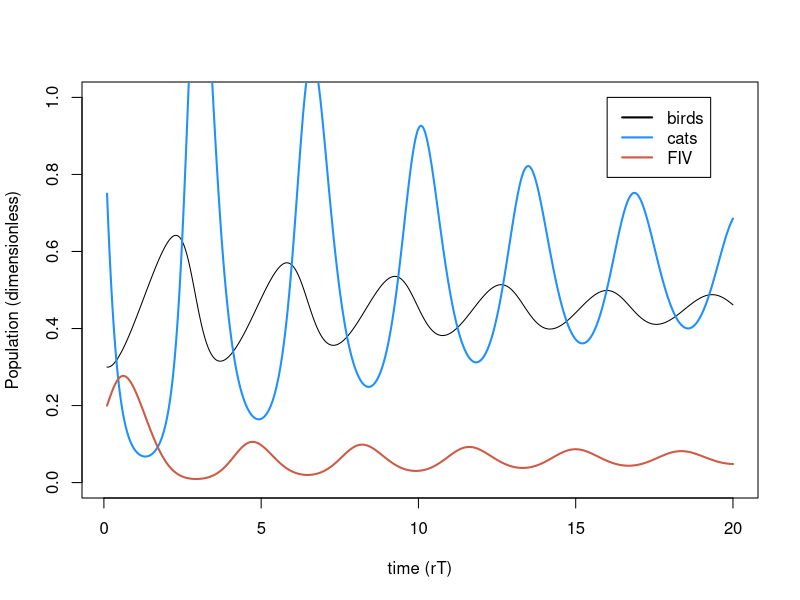
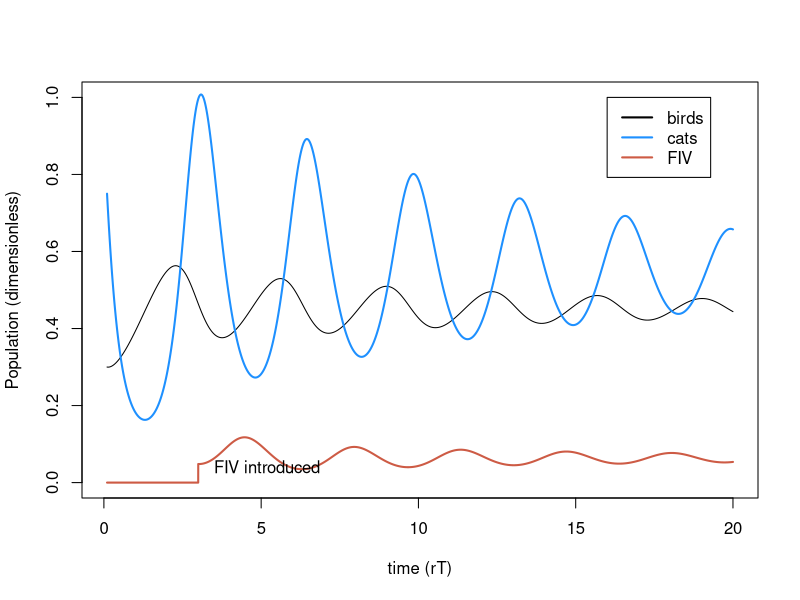
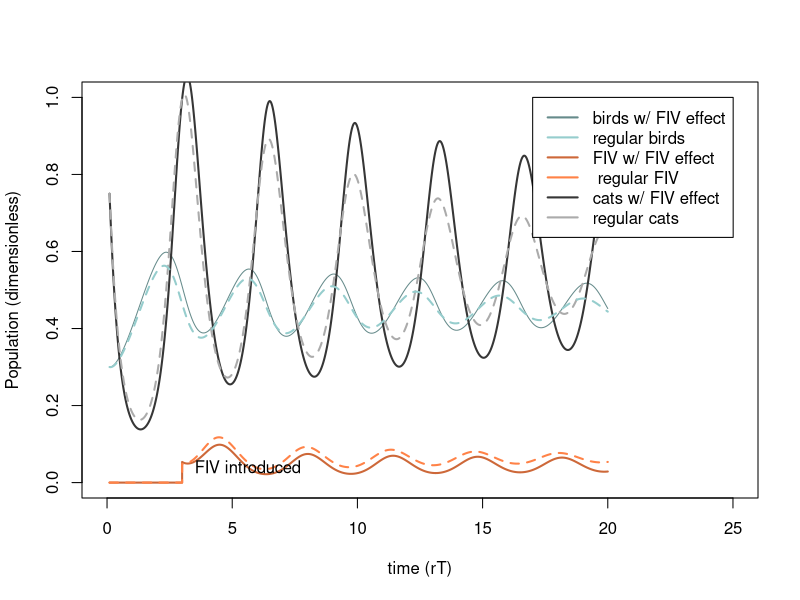
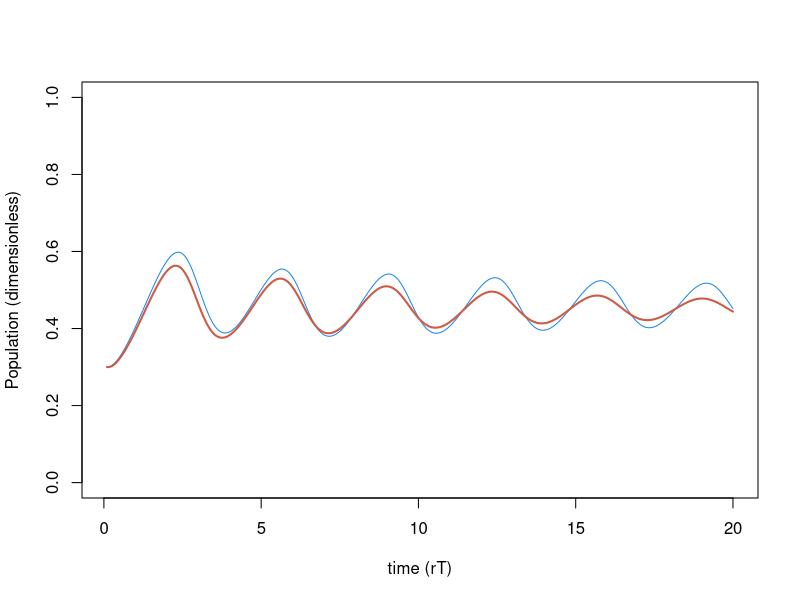
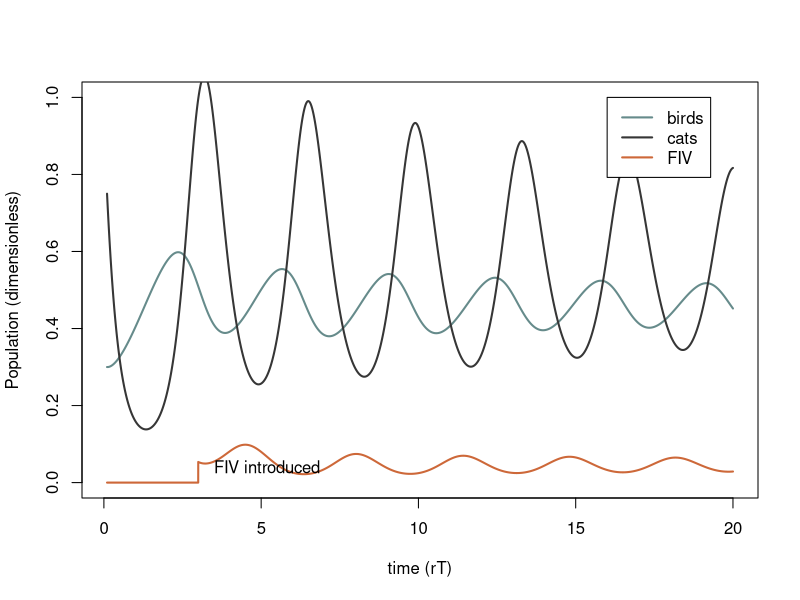
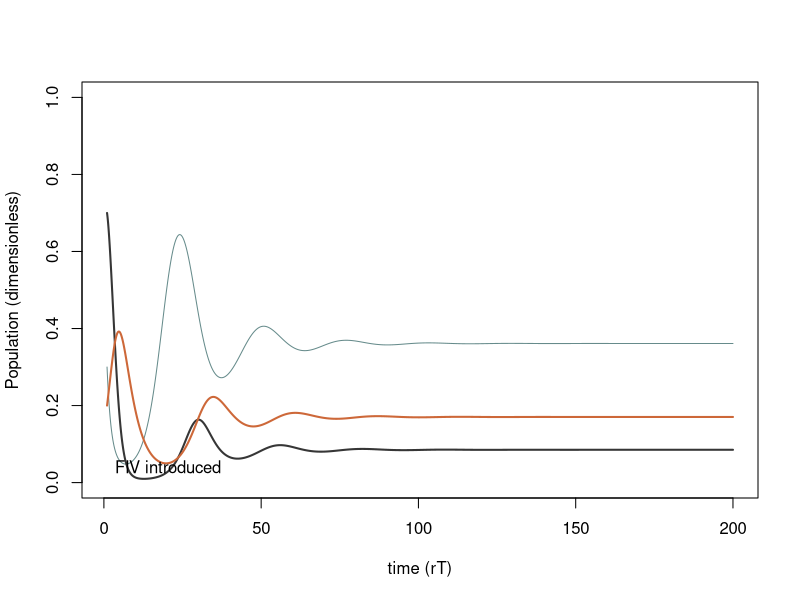
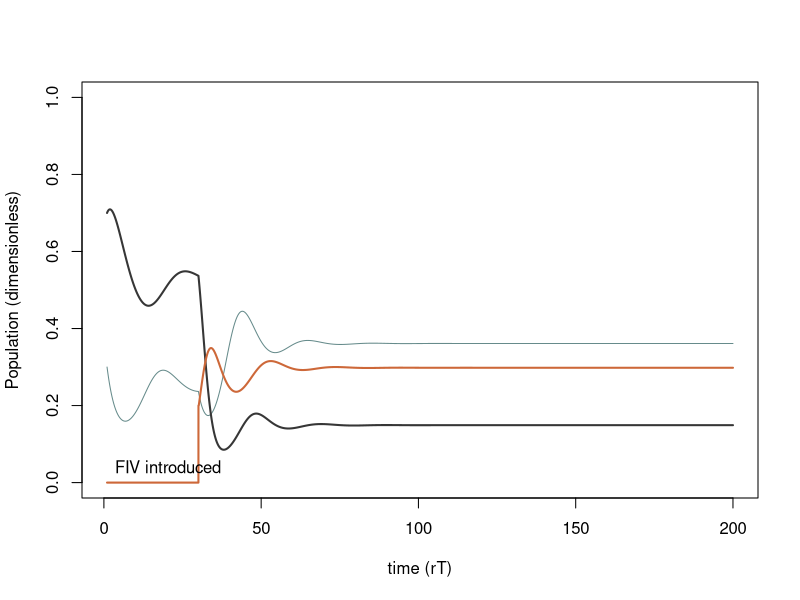
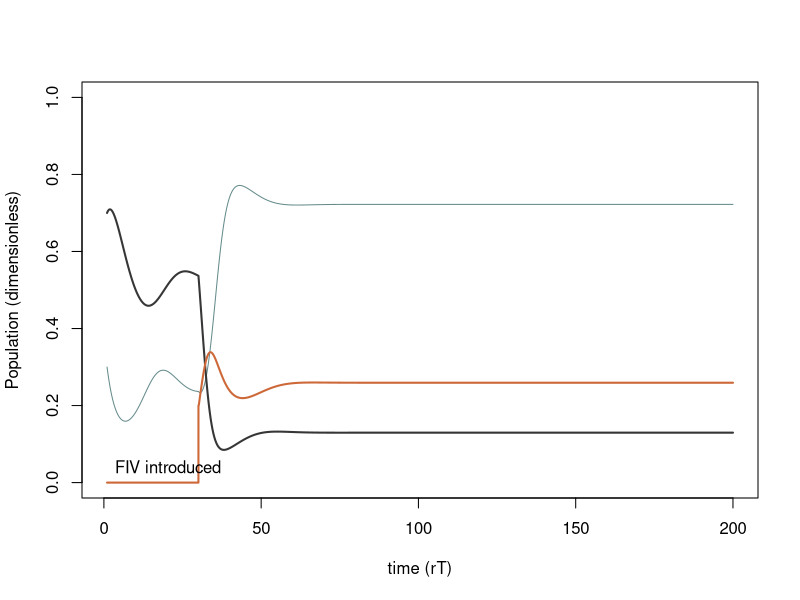

R code for these plots, in order:
## ---- chunk 1
##Variables
#N.v <- NaN    ## population size for victims (birds)
#N.p <- NaN    ## population size for predators (cats)
t.time.set <- seq(1, 200, length.out= 20000) ## time



r.v <- 0.1          # per capita growth rate of birds in the model
a <- 0.03           # trophic conversion efficiency of cats
d.p <- 0.6          # natural per capita death rate of cats
beta.pm <- 1.5      # contact rate for proportionate mixing
delta <- 0.2        # virulence

#core equations
#B <- N.v/K
#C <- N.p*u/r.v
t.set <- r.v*t.time.set

#dimensionless parameters
sigma.pm <- 11.75
e <- 14
m <- 6
alpha <- 5

## ---- chunk 2
B.simu1 <- NaN*t.set 
  B.simu1[1] <- .3
C.simu1 <- NaN*t.set
  C.simu1[1] <- .75
I.simu1 <- NaN*t.set
 I.simu1[1] <- 0.2

#for PM
for(i in 2:length(t.set)){
  
  dt <- t.set[i]-t.set[i-1]
  B <- B.simu1[i-1]
  C <- C.simu1[i-1]
  I <- I.simu1[i-1]
  
  dB <- (B*(1-B) -B*C) *dt
  dC <- (e*B*C - m*C - alpha*C*I)*dt
  dI <- (((sigma.pm - alpha)* (1-I) - e*B)*I) *dt
  
  B.simu1[i] <- B + dB
  C.simu1[i] <- C + dC
  I.simu1[i] <- I + dI
}

  
plot(t.set, B.simu1, type= "l", ylim= c(0, 1), ylab="Population (dimensionless)", xlab="time (rT)")  
lines(t.set,C.simu1,lwd=2,col='dodgerblue')
lines(t.set, I.simu1, lwd = 2, col= "coral3")
legend(x=16,y=1, col = c("black","dodgerblue","coral3"), lty=1,lwd=2,legend = c("birds", "cats", "FIV"))

## ---- chunk 3
B.simu2 <- NaN*t.set 
  B.simu2[1] <- .3
C.simu2 <- NaN*t.set
  C.simu2[1] <- .75
I.simu2 <- NaN*t.set
 I.simu2[1] <- .2
## ---- chunk 4
#for PM
for(i in 2:length(t.set)){
  
  	if(t.set[i] < 3){I.simu2[i-1] <- 0 } else { 
  	  if(t.set[i] == 3) {I.simu2[i-1] <- 0.2} else { I<- I.simu2[i-1]}}
	
  dt <- t.set[i]-t.set[i-1]
  B <- B.simu2[i-1]
  C <- C.simu2[i-1]
  #I.simu2[i-1]
  
  dB <- (B*(1-B) -B*C) *dt
  dC <- (e*B*C - m*C - alpha*C*I)*dt
  dI <- (((sigma.pm - alpha)* (1-I) - e*B)*I) *dt
  
  B.simu2[i] <- B + dB
  C.simu2[i] <- C + dC
  I.simu2[i] <- I + dI
}

plot(t.set, B.simu2, type= "l", ylim= c(0, 1), ylab="Population (dimensionless)", xlab="time (rT)")  
lines(t.set,C.simu2,lwd=2,col='dodgerblue')
lines(t.set, I.simu2, lwd = 2, col= "coral3")
legend(x=16,y=1, col = c("black","dodgerblue","coral3"), lty=1,lwd=2,legend = c("birds", "cats", "FIV"))
text(x=3.5, y=0.04, adj=0, label="FIV introduced")
## ---- chunk 5
l <- 0.25 #percent activity of sick cats (lathargy)
#for PM
B.simu3 <- NaN*t.set 
  B.simu3[1] <- .3
C.simu3 <- NaN*t.set
  C.simu3[1] <- .75
I.simu3 <- NaN*t.set
#I.simu3[1] <- 0

for(i in 2:length(t.set)){
  
  	if(t.set[i] < 3){I.simu3[i-1] <- 0 } else { 
  	  if(t.set[i] == 3) {I.simu3[i-1] <- 0.2} else { I<- I.simu3[i-1]}}
	
  dt <- t.set[i]-t.set[i-1]
  B <- B.simu3[i-1]
  C <- C.simu3[i-1]
  #I.simu3[i-1]
  
  dB <- (B*(1-B) -B*C*(1-I) - l*B*I*C ) *dt
  dC <- (e*(B*C*(1-I) + l*B*I*C) - m*C - alpha*C*I)*dt
  dI <- (((sigma.pm - alpha)* (1-I) - e*B)*I) *dt
  
  B.simu3[i] <- B + dB
  C.simu3[i] <- C + dC
  I.simu3[i] <- I + dI
}

plot(t.set, B.simu3, type= "l", ylim= c(0, 1), xlim=c(0, 25), ylab="Population (dimensionless)", xlab="time (rT)", col='paleturquoise4')  
lines(t.set,C.simu3,lwd=2,col='gray21')
lines(t.set, I.simu3, lwd = 2, col= "sienna3")
lines(t.set,C.simu2,lwd=2, lty= 2, col='gray67')
lines(t.set, I.simu2, lwd = 2,lty= 2, col= "sienna1")
lines(t.set,B.simu2,lwd=2,lty= 2, col='paleturquoise3')

legend(x=17,y=1, col = c("paleturquoise4","paleturquoise3","sienna3", "sienna1", "gray21", "gray67"), lty=1,lwd=2,legend = c("birds w/ FIV effect", "regular birds", "FIV w/ FIV effect", " regular FIV", "cats w/ FIV effect", "regular cats"))
text(x=3.5, y=0.04, adj=0, label="FIV introduced")




plot(t.set, B.simu3,type= "l", ylim= c(0, 1), ylab="Population (dimensionless)", xlab="time (rT)", col= 'Dodgerblue2')
lines(t.set, B.simu2, lwd=2, col= 'coral3')



plot(t.set, B.simu3, type= "l", ylim= c(0, 1), lwd=2, ylab="Population (dimensionless)", xlab="time (rT)", col='paleturquoise4')  
lines(t.set,C.simu3,lwd=2,col='gray21')
lines(t.set, I.simu3, lwd = 2, col= "sienna3")

legend(x=16,y=1, col = c("paleturquoise4","gray21","sienna3"), lty=1,lwd=2,legend = c("birds", "cats", "FIV"))
text(x=3.5, y=0.04, adj=0, label="FIV introduced")

## ---- chunk 6
# In dimensional form

mu <- 1 #not given
a <- 0.6 #trophic conversion
d <- 0.15 #per capita death
beta.pm <- .75 #pm contact rate
delta <- .1 # virulence
K<- 1
r<- .4

l <- 0.25 #percent activity of sick cats (lathargy)
#for PM
N.simu4 <- NaN*t.time.set 
  N.simu4[1] <- .3
S.simu4 <- NaN*t.time.set
  S.simu4[1] <- .7
I.simu4 <- NaN*t.time.set
  I.simu4[1] <- .2

for(i in 2:length(t.time.set)){
  
	
  dt <- t.time.set[i]-t.time.set[i-1]
  N <- N.simu4[i-1]
  S <- S.simu4[i-1]
  I <- I.simu4[i-1]
  
  P <- S + I
  
  dN <- (r*N*(1-N/K)-mu*N*P) * dt
  dS <- ((a*mu*N*P)-(d*S) - (beta.pm*(S*I/P))) * dt
  dI <- (beta.pm* (S*I/P) - d*I -delta*I) * dt
  
  N.simu4[i] <- N + dN
  S.simu4[i] <- S + dS
  I.simu4[i] <- I + dI
 }

plot(t.time.set, N.simu4, type= "l", ylim= c(0,1), ylab="Population (dimensionless)", xlab="time (rT)", col='paleturquoise4')  
lines(t.time.set,S.simu4,lwd=2,col='gray21')
lines(t.time.set, I.simu4, lwd = 2, col= "sienna3")


legend(x=150,y=10, col = c("paleturquoise4","sienna3", "gray21" ), lty=1,lwd=2,legend = c( "regular birds",  " regular FIV", "regular cats"))
text(x=3.5, y=0.04, adj=0, label="FIV introduced")





## ---- chunk 7
mu <- 1 #predation rate
a <- 0.6 #trophic conversion
d <- 0.15 #per capita death
#beta.pm <- .33 #pm contact rate
#delta <- .16 # virulence
K<- 1
r<- .7

l <- 0.25 #percent activity of sick cats (lathargy)
#for PM
N.simu6 <- NaN*t.time.set 
  N.simu6[1] <- .3
S.simu6 <- NaN*t.time.set
  S.simu6[1] <- .7
I.simu6 <- NaN*t.time.set
 # I.simu6[1] <- .0

for(i in 2:length(t.time.set)){
  
 if(t.time.set[i] < 30){I.simu6[i-1] <- 0 } else { 
  	 if((t.time.set[i] > 30.068533) &&(t.time.set[i] < 30.168082)) {I.simu6[i-1] <- 0.2} else {}}
	
  dt <- t.time.set[i]-t.time.set[i-1]
  N <- N.simu6[i-1]
  S <- S.simu6[i-1]
  I <- I.simu6[i-1]
  P <- S + I
  
  dN <- (r*N*(1-N/K)-mu*N*P) * dt
  dS <- ((a*mu*N*P)-(d*S) - (beta.pm*(S*I/P))) * dt
  dI <- (beta.pm* (S*I/P) - d*I -delta*I) * dt
  
  N.simu6[i] <- N + dN
  S.simu6[i] <- S + dS
  I.simu6[i] <- I + dI
 }

plot(t.time.set, N.simu6, type= "l", ylim= c(0,1),ylab="Population (dimensionless)", xlab="time (rT)", col='paleturquoise4')  
lines(t.time.set, S.simu6,lwd=2,col='gray21')
lines(t.time.set, I.simu6, lwd = 2, col= "sienna3")


legend(x=150,y=10, col = c("paleturquoise4","sienna3", "gray21" ), lty=1,lwd=2,legend = c( "regular birds",  " regular FIV", "regular cats"))
text(x=3.5, y=0.04, adj=0, label="FIV introduced")


## ---- chunk 8
#NOW WITH LETHARGY
mu <- 1 #predation rate
a <- 0.6 #trophic conversion
d <- 0.15 #per capita death
#beta.pm <- .33 #pm contact rate
#delta <- .16 # virulence
K<- 1
r<- .7

l <- 0.25 #percent activity of sick cats (lathargy)
#for PM
N.simu7 <- NaN*t.time.set 
  N.simu7[1] <- .3
S.simu7 <- NaN*t.time.set
  S.simu7[1] <- .7
I.simu7 <- NaN*t.time.set
 # I.simu7[1] <- .0

for(i in 2:length(t.time.set)){
  
 if(t.time.set[i] < 30){I.simu7[i-1] <- 0 } else { 
  	 if((t.time.set[i] > 30.068533) &&(t.time.set[i] < 30.168082)) {I.simu7[i-1] <- 0.2} else {}}
	
  dt <- t.time.set[i]-t.time.set[i-1]
  N <- N.simu7[i-1]
  S <- S.simu7[i-1]
  I <- I.simu7[i-1]
  P <- S + I
  
  dN <- (r*N*(1-N/K)-mu*N*S - mu*l*N*I) * dt
  dS <- (a*N*((mu*S)+(mu*l*I))-(d*S) - (beta.pm*(S*I/P))) * dt
  dI <- (beta.pm* (S*I/P) - d*I -delta*I) * dt
  
  N.simu7[i] <- N + dN
  S.simu7[i] <- S + dS
  I.simu7[i] <- I + dI
 }

plot(t.time.set, N.simu7, type= "l", ylim= c(0,1),ylab="Population (dimensionless)", xlab="time (rT)", col='paleturquoise4')  
lines(t.time.set, S.simu7,lwd=2,col='gray21')
lines(t.time.set, I.simu7, lwd = 2, col= "sienna3")


legend(x=150,y=10, col = c("paleturquoise4","sienna3", "gray21" ), lty=1,lwd=2,legend = c( "regular birds",  " regular FIV", "regular cats"))
text(x=3.5, y=0.04, adj=0, label="FIV introduced")

## ---- chunk 9
Yset <- seq(8,18,length.out = 500)

B.starset <- NaN*Yset
C.starset <- NaN*Yset
I.starset <- NaN*Yset

for(j in 1:length(Yset)){ 
	Y <- Yset[j] 
	
	B.simu8 <- NaN*t.set
	B.simu8[1] <- 0.3
	C.simu8 <- NaN*t.set
	C.simu8[1] <- 0.75
	I.simu8 <- NaN*t.set
	I.simu8[1] <- 0.2
	
	
	for(i in 2:length(t.set)){ 
		dt <- t.set[i]-t.set[i-1] 
		B <- B.simu8[i-1]
		C <- C.simu8[i-1]
		I <- I.simu8[i-1]

	  dB <- (B*(1-B) -B*C) *dt
    dC <- (e*B*C - m*C - alpha*C*I)*dt
    dI <- (((Y - alpha)* (1-I) - e*B)*I) *dt
		
    B.simu8[i] <- B + dB
    C.simu8[i] <- C + dC
    I.simu8[i] <- I + dI
	}
	
	
	B.starset[j] <- B.simu8[length(t.set)]
	C.starset[j] <- C.simu8[length(t.set)]
	I.starset[j] <- I.simu8[length(t.set)]
	
	
}

plot(Yset, B.starset, type= 'l', lwd=2,col="paleturquoise4",las=1,xlab='Predator mixing, sigma.pm',ylab='Stable equilibria of populations', ylim = c(0,1.3) )
lines(Yset, C.starset, col="gray21", lwd=2)
lines(Yset, I.starset, col="sienna3", lwd=2)
legend(x=8,y=1.0, col = c("paleturquoise4","gray21","sienna3"), lty=1,lwd=2,legend = c("birds", "cats", "FIV"))
